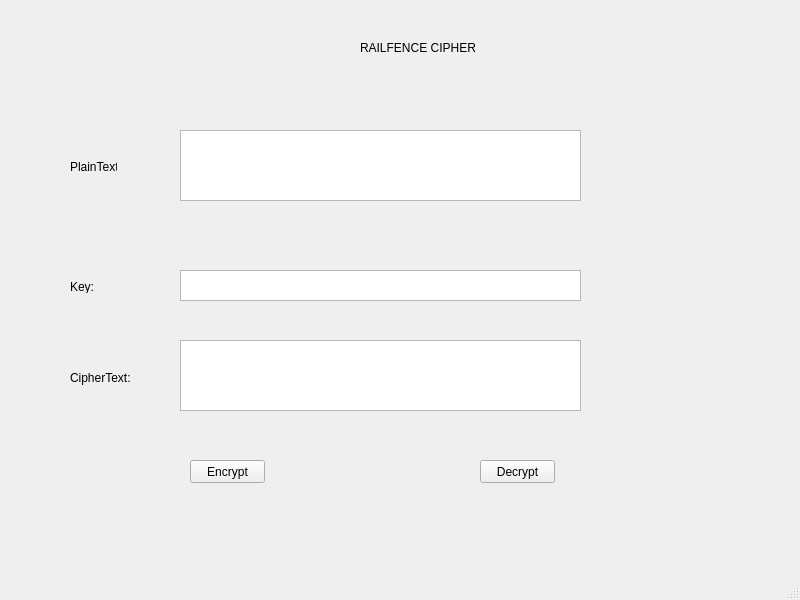
<?xml version="1.0" encoding="UTF-8"?>
<ui version="4.0">
 <class>MainWindow</class>
 <widget class="QMainWindow" name="MainWindow">
  <property name="geometry">
   <rect>
    <x>0</x>
    <y>0</y>
    <width>800</width>
    <height>600</height>
   </rect>
  </property>
  <property name="windowTitle">
   <string>MainWindow</string>
  </property>
  <widget class="QWidget" name="centralwidget">
   <widget class="QPushButton" name="Encrypt_PB">
    <property name="geometry">
     <rect>
      <x>190</x>
      <y>460</y>
      <width>75</width>
      <height>23</height>
     </rect>
    </property>
    <property name="text">
     <string>Encrypt</string>
    </property>
   </widget>
   <widget class="QPushButton" name="decrypt_PB">
    <property name="geometry">
     <rect>
      <x>480</x>
      <y>460</y>
      <width>75</width>
      <height>23</height>
     </rect>
    </property>
    <property name="text">
     <string>Decrypt</string>
    </property>
   </widget>
   <widget class="QPlainTextEdit" name="txt_plain_text">
    <property name="geometry">
     <rect>
      <x>180</x>
      <y>130</y>
      <width>401</width>
      <height>71</height>
     </rect>
    </property>
   </widget>
   <widget class="QPlainTextEdit" name="txt_cipher_text">
    <property name="geometry">
     <rect>
      <x>180</x>
      <y>340</y>
      <width>401</width>
      <height>71</height>
     </rect>
    </property>
   </widget>
   <widget class="QLabel" name="label">
    <property name="geometry">
     <rect>
      <x>70</x>
      <y>160</y>
      <width>47</width>
      <height>13</height>
     </rect>
    </property>
    <property name="text">
     <string>PlainText:</string>
    </property>
   </widget>
   <widget class="QLabel" name="label_2">
    <property name="geometry">
     <rect>
      <x>360</x>
      <y>40</y>
      <width>121</width>
      <height>16</height>
     </rect>
    </property>
    <property name="sizePolicy">
     <sizepolicy hsizetype="Expanding" vsizetype="Preferred">
      <horstretch>0</horstretch>
      <verstretch>0</verstretch>
     </sizepolicy>
    </property>
    <property name="text">
     <string>RAILFENCE CIPHER</string>
    </property>
   </widget>
   <widget class="QLabel" name="label_3">
    <property name="geometry">
     <rect>
      <x>70</x>
      <y>280</y>
      <width>47</width>
      <height>13</height>
     </rect>
    </property>
    <property name="text">
     <string>Key:</string>
    </property>
   </widget>
   <widget class="QLabel" name="label_4">
    <property name="geometry">
     <rect>
      <x>70</x>
      <y>370</y>
      <width>61</width>
      <height>16</height>
     </rect>
    </property>
    <property name="text">
     <string>CipherText:</string>
    </property>
   </widget>
   <widget class="QTextEdit" name="text">
    <property name="geometry">
     <rect>
      <x>180</x>
      <y>270</y>
      <width>401</width>
      <height>31</height>
     </rect>
    </property>
   </widget>
  </widget>
  <widget class="QMenuBar" name="menubar">
   <property name="geometry">
    <rect>
     <x>0</x>
     <y>0</y>
     <width>800</width>
     <height>21</height>
    </rect>
   </property>
  </widget>
  <widget class="QStatusBar" name="statusbar"/>
 </widget>
 <resources/>
 <connections/>
</ui>
